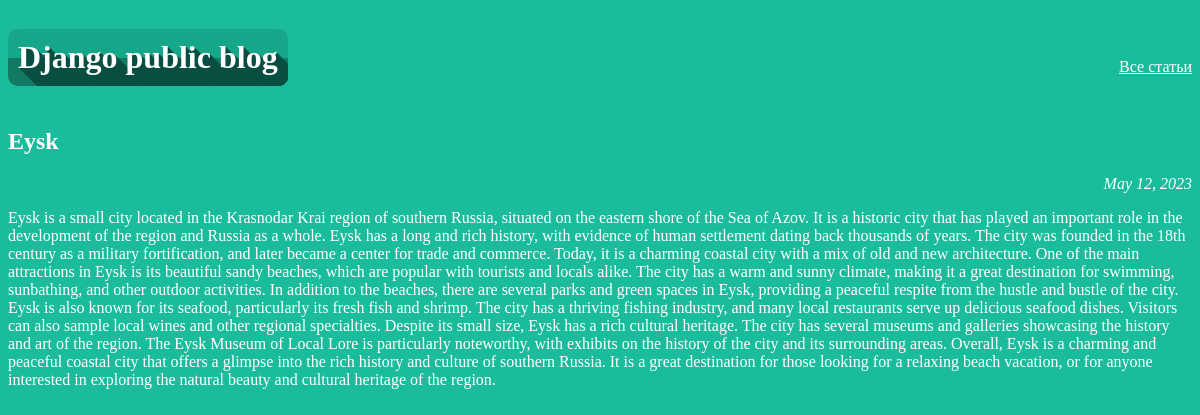
Page /article/3 on the committed database.
### articles/models.py (models this page shows, shortened)
class Article(models.Model):
    title = models.CharField(max_length=200)
    author = models.ForeignKey(User, on_delete=models.CASCADE)
    text = models.TextField()
    created_date = models.DateField(auto_now_add=True)
    def __unicode__ (self):
        return "%s: %s" % (self.author.username, self.title)

### articles/views.py (the view)
# urls.py: re_path(r'^article/(?P<article_id>\d+)$', views.get_article, name='get_article'),
def get_article(request, article_id):
    try:
        post = Article.objects.get(id=article_id)
        print(f"post: {post}")
        return render(request, 'article.html', {"post": post})
    except Article.DoesNotExist:
        print("Article.DoesNotExist")
        raise Http404

### articles/templates/article.html (shortened to what this page needs)
{% load static %}
<!DOCTYPE html>
<html>
<head>
    <link rel="stylesheet" type="text/css" href="{% static '/css/articl1.css' %}">
</head>
<body>
    <div class="containerh1">
        <h1>Django public blog</h1>
        <a class="back" href="{% url 'archive' %}">Все статьи</a>
    </div>
    <div class="archive">
        <div class="one-post">
            <h2 class="post-title">{{ post.title }}</h2>
            <div class="article-info">
                <div class="article-created-date">{{ post.created_date }}</div>
            </div>
            <p class="article-text">{{ post.text }}</p>
        </div>
    </div>
</body>
</html>

### static/css/articl1.css (style rules this page uses)
body { background-color: #1bbc9c; font-family: Verdana; color: white; }
a { color: inherit; }
.containerh1 { text-align: left; overflow: hidden; }
.back { float: right; margin-top: 50px; }
.article-created-date { text-align: right; font-style: italic; }
.one-post { margin-bottom: 80px; }
h1 { font-weight: 800; display: inline-block; border: 0px solid black; padding: 10px; text-shadow: rgb(9, 79, 66) 1px 1px, rgb(9, 79, 66) 2px 2px, rgb(9, 79, 66) 3px 3px, rgb(9, 79, 66) 4px 4px, rgb(9, 79, 66) 5px 5px, rgb(9, 79, 66) 6px 6px, rgb(9, 79, 66) 7px 7px, rgb(9, 79, 66) 8px 8px, rgb(9, 79, 66) 9px 9px, rgb(9, 79, 66) 10px 10px, rgb(9, 79, 66) 11px 11px, rgb(9, 79, 66) 12px 12px, rgb(9, 79, 66) 13px 13px, rgb(9, 79, 66) 14px 14px, rgb(9, 79, 66) 15px 15px, rgb(9, 79, 66) 16px 16px, rgb(9, 79, 66) 17px 17px, rgb(9, 79, 66) 18px 18px, rgb(9, 79, 66) 19px 19px, rgb(9, 79, 66) 20px 20px, rgb(9, 79, 66) 21px 21px, rgb(9, 79, 66) 22px 22px, rgb(9, 79, 66) 23px 23px, rgb(9, 79, 66) 24px 24px, rgb(9, 79, 66) 25px 25px, rgb(9, 79, 66) 26px 26px, rgb(9, 79, 66) 27px 27px, rgb(9, 79, 66) 28px 28px, rgb(9, 79, 66) 29px 29px, rgb(9, 79, 66) 30px 30px, rgb(9, 79, 66) 31px 31px, rgb(9, 79, 66) 32px 32px, rgb(9, 79, 66) 33px 33px, rgb(9, 79, 66) 34px 34px, rgb(9, 79, 66) 35px 35px, rgb(9, 79, 66) 36px 36px, rgb(9, 79, 66) 37px 37px, rgb(9, 79, 66) 38px 38px, rgb(9, 79, 66) 39px 39px, rgb(9, 79, 66) 40px 40px, rgb(9, 79, 66) 41px 41px, rgb(9, 79, 66) 42px 42px, rgb(9, 79, 66) 43px 43px, rgb(9, 79, 66) 44px 44px, rgb(9, 79, 66) 45px 45px, rgb(9, 79, 66) 46px 46px, rgb(9, 79, 66) 47px 47px, rgb(9, 79, 66) 48px 48px, rgb(9, 79, 66) 49px 49px, rgb(9, 79, 66) 50px 50px, rgb(9, 79, 66) 51px 51px, rgb(9, 79, 66) 52px 52px, rgb(9, 79, 66) 53px 53px, rgb(9, 79, 66) 54px 54px, rgb(9, 79, 66) 55px 55px, rgb(9, 79, 66) 56px 56px, rgb(9, 79, 66) 57px 57px, rgb(9, 79, 66) 58px 58px, rgb(9, 79, 66) 59px 59px, rgb(9, 79, 66) 60px 60px; border-radius: 10px; background-image: linear-gradient(to bottom, #16a78a 50%, #127a64 50%); overflow: hidden; justify-content: center; text-align: center; float: left; }

### rows in the picture
Article: title "Eysk", created_date "May 12, 2023", text "Eysk is a small city located in the Krasnodar Krai region of southern Russia, situated on the eastern shore of the Sea of Azov. It is a historic city that has played an important role in the development of the region and Russia as a whole. Eysk has a long and rich history, with evidence of human settlement dating back thousands of years. The city was founded in the 18th century as a military fortification, and later became a center for trade and commerce. Today, it is a charming coastal city with a mix of old and new architecture. One of the main attractions in Eysk is its beautiful sandy beaches, which are popular with tourists and locals alike. The city has a warm and sunny climate,…"
